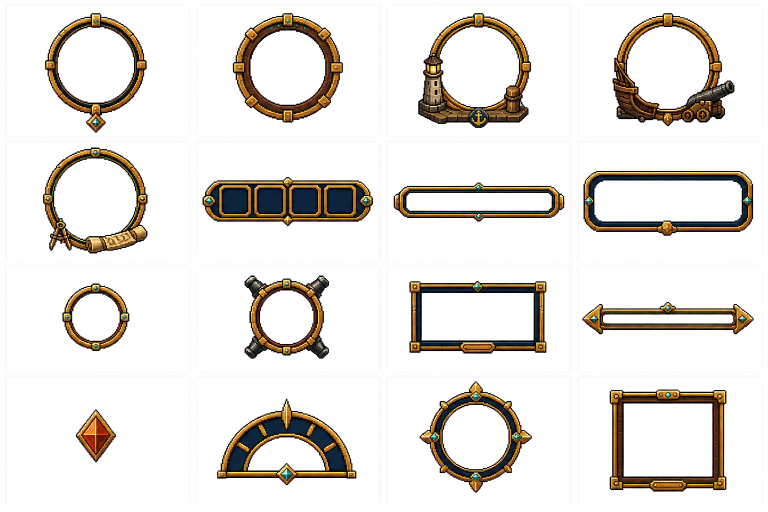
#> input picture ArtSource/Generated/UI/v02/ui_chrome_atlas_alpha_v02.png, 1536 x 1024 px (shown at 1/2 size)
$ python SliceGeneratedUiAtlases.py
#> lines starting #> are read from the running program, lines starting #| are printed output that depends on the picture
"""Reproducibly slice approved ImageGen UI atlases into Unity-ready alpha PNGs."""

from collections import deque
from pathlib import Path
from PIL import Image, ImageDraw


ROOT = Path(__file__).resolve().parents[1]
SOURCE = ROOT / "ArtSource" / "Generated" / "UI" / "v02"
OUTPUT = ROOT / "Assets" / "Desktopirates" / "Resources" / "Textures" / "UI" / "ConceptV02"


def entry(name: str, width: int, height: int):
    return name, (width, height)


ATLASES = (
    (
        "ui_chrome_atlas_alpha_v02.png", 4, 4, "Chrome", True,
        (
            entry("menu_circle_frame", 128, 128), entry("cargo_panel_frame", 384, 384),
            entry("port_panel_frame", 384, 384), entry("shipyard_panel_frame", 512, 512),
            entry("map_panel_frame", 512, 512), entry("hud_dashboard_frame", 512, 128),
            entry("notification_pill", 512, 80), entry("service_button", 512, 112),
            entry("item_slot_frame", 128, 128), entry("cannon_hardpoint_frame", 128, 128),
            entry("tab_frame", 320, 80), entry("slider_rail", 512, 64),
            entry("slider_knob", 64, 64), entry("compass_arc", 512, 192),
            entry("radial_hub", 160, 160), entry("tooltip_card", 384, 256),
        ),
    ),
    (
        "ui_icons_atlas_alpha_v02.png", 5, 4, "Icons", False,
        tuple(entry(name, 128, 128) for name in (
            "marker_enemy", "marker_wreck", "marker_treasure", "marker_port", "marker_player",
            "menu_map", "menu_inventory", "menu_save", "menu_exit", "menu_back",
            "menu_volume", "menu_size", "item_timber", "item_canvas", "item_iron",
            "item_gear", "item_chart", "item_relic", "camera_rotate", "auto_dock",
        )),
    ),
    (
        "ui_port_systems_atlas_alpha_v02.png", 5, 4, "Port", False,
        tuple(entry(name, 128, 128) for name in (
            "repair", "supplies", "propulsion", "shipyard", "sail",
            "capacity", "engine_upgrade", "armor", "turning", "gun_upgrade",
            "hire_crew", "hardpoint_empty", "hardpoint_cannon", "hull_schematic", "gun_deck",
            "systems", "telegraph_stop", "telegraph_slow", "telegraph_half", "telegraph_full",
        )),
    ),
    (
        "ui_navigation_atlas_alpha_v02.png", 4, 3, "Navigation", False,
        (
            entry("time_morning", 128, 128), entry("time_noon", 128, 128),
            entry("time_evening", 128, 128), entry("time_night", 128, 128),
            entry("speed_inactive", 64, 64), entry("speed_active", 64, 64),
            entry("speed_needle", 64, 128), entry("compass_north", 128, 128),
            entry("status_hull", 96, 96), entry("status_gold", 96, 96),
            entry("status_crew", 96, 96), entry("status_load", 96, 96),
        ),
    ),
)


def remove_near_white(image: Image.Image) -> Image.Image:
    pixels = image.load()
    for y in range(image.height):
        for x in range(image.width):
            red, green, blue, alpha = pixels[x, y]
            border = x < 8 or y < 8 or x >= image.width - 8 or y >= image.height - 8
            near_white = min(red, green, blue) >= 220 and max(red, green, blue) - min(red, green, blue) <= 12
            if alpha and (border or near_white):
                pixels[x, y] = (red, green, blue, 0)
    return image


def keep_largest_component(image: Image.Image) -> Image.Image:
    alpha = image.getchannel("A")
    width, height = image.size
    visible = bytearray(1 if value > 24 else 0 for value in alpha.getdata())
    visited = bytearray(width * height)
    largest = []
    for start in range(width * height):
        if not visible[start] or visited[start]:
            continue
        component = []
        queue = deque((start,))
        visited[start] = 1
        while queue:
            index = queue.popleft()
            component.append(index)
            x, y = index % width, index // width
            for neighbor in (index - 1, index + 1, index - width, index + width):
                if neighbor < 0 or neighbor >= width * height or visited[neighbor] or not visible[neighbor]:
                    continue
                nx, ny = neighbor % width, neighbor // width
                if abs(nx - x) + abs(ny - y) != 1:
                    continue
                visited[neighbor] = 1
                queue.append(neighbor)
        if len(component) > len(largest):
            largest = component
    keep = bytearray(width * height)
    for index in largest:
        keep[index] = 1
    pixels = image.load()
    for index, allowed in enumerate(keep):
        if not allowed:
            x, y = index % width, index // width
            red, green, blue, _ = pixels[x, y]
            pixels[x, y] = (red, green, blue, 0)
    return image


def trim_and_fit(image: Image.Image, size: tuple[int, int], padding: int = 4, center_fifth: bool = False) -> Image.Image:
    alpha = image.getchannel("A")
    bounds = alpha.getbbox()
    if bounds is None:
        raise RuntimeError("Generated atlas cell contains no visible pixels")
    image = image.crop(bounds)
    if center_fifth:
        fifth = image.width / 5
        image = image.crop((round(fifth * 2), 0, round(fifth * 3), image.height))
    target_width, target_height = size
    inner_width = max(1, target_width - padding * 2)
    inner_height = max(1, target_height - padding * 2)
    scale = min(inner_width / image.width, inner_height / image.height)
    fitted = image.resize(
        (max(1, round(image.width * scale)), max(1, round(image.height * scale))),
        Image.Resampling.NEAREST,
    )
    canvas = Image.new("RGBA", size, (0, 0, 0, 0))
    canvas.alpha_composite(fitted, ((target_width - fitted.width) // 2, (target_height - fitted.height) // 2))
    return canvas


def slice_atlas(source_name, columns, rows, folder, clean_white, entries):
#> called with source_name = 'ui_chrome_atlas_alpha_v02.png', columns = 4, rows = 4, folder = 'Chrome', clean_white = True
    source = Image.open(SOURCE / source_name).convert("RGBA")
#> source is the input picture: PIL image 1536x1024 RGBA; mean R, G, B, A 41.9, 38, 33.4, 66.6
    destination = OUTPUT / folder
    destination.mkdir(parents=True, exist_ok=True)
    if len(entries) != columns * rows:
        raise ValueError(f"{source_name}: grid and entry count differ")
    for index, (name, size) in enumerate(entries):
        column, row = index % columns, index // columns
        left = round(column * source.width / columns)
        right = round((column + 1) * source.width / columns)
        top = round(row * source.height / rows)
        bottom = round((row + 1) * source.height / rows)
        cell = source.crop((left, top, right, bottom))
        if clean_white:
            cell = keep_largest_component(remove_near_white(cell))
        result = trim_and_fit(cell, size, center_fifth=name in ("speed_inactive", "speed_active"))
        result.save(destination / f"{name}_v02.png", optimize=True)
#> this loop made 16 passes
#> bounds in trim_and_fit on passes 1 to 12: (90, 26, 294, 248), (81, 26, 302, 246), (68, 26, 295, 248), (73, 26, 317, 248), (86, 39, 295, 248), (21, 98, 362, 197), (19, 109, 361, 188), (15, 85, 355, 216), (124, 55, 259, 190), (105, 39, 274, 206), (50, 50, 325, 196), (12, 92, 356, 157)
#> pass 1, in slice_atlas, `cell = source.crop((left, top, right, bottom))`:
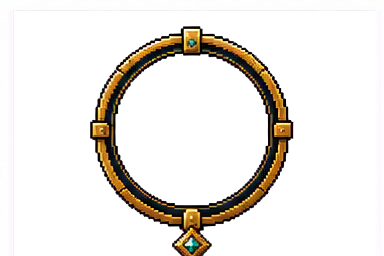
#> cell: PIL image 384x256 RGBA; mean R, G, B, A 36.6, 32.7, 28.1, 56.2; transparent parts drawn white
#> pass 1, in keep_largest_component, `alpha = image.getchannel("A")`:
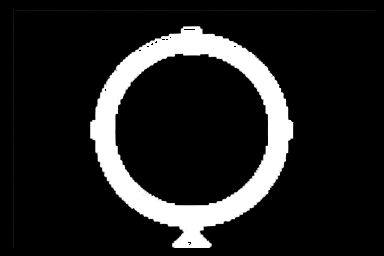
#> alpha: PIL image 384x256 L; min 0, max 255, mean 32.8
#> after the loop:
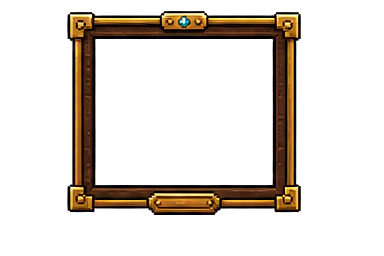
#> cell: PIL image 384x256 RGBA; mean R, G, B, A 42.9, 36.4, 30.1, 48.4; transparent parts drawn white
#> after the loop:
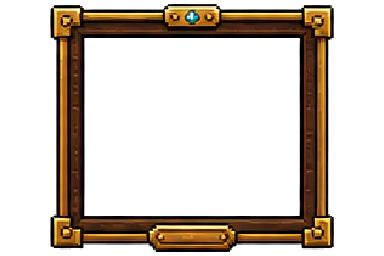
#> result: PIL image 384x256 RGBA; mean R, G, B, A 25.7, 16.4, 7.1, 71.2; transparent parts drawn white


def main():
    for atlas in ATLASES:
        slice_atlas(*atlas)
    surface_path = ROOT / "Assets" / "Desktopirates" / "Resources" / "Textures" / "UI" / "Surfaces" / "hud_chartwood_navy_v01.png"
    surface = Image.open(surface_path).convert("RGBA").resize((512, 512), Image.Resampling.NEAREST)
    mask = Image.new("L", (512, 512), 0)
    ImageDraw.Draw(mask).ellipse((8, 8, 503, 503), fill=255)
    surface.putalpha(mask)
    (OUTPUT / "Chrome").mkdir(parents=True, exist_ok=True)
    surface.save(OUTPUT / "Chrome" / "panel_fill_v02.png", optimize=True)
    button = Image.open(surface_path).convert("RGBA").resize((512, 112), Image.Resampling.NEAREST)
    button_mask = Image.new("L", button.size, 0)
    ImageDraw.Draw(button_mask).rounded_rectangle((3, 3, 508, 108), radius=30, fill=255)
    button.putalpha(button_mask)
    button.save(OUTPUT / "Chrome" / "button_fill_v02.png", optimize=True)
    print(f"Wrote {2 + sum(len(atlas[-1]) for atlas in ATLASES)} UI textures to {OUTPUT}")


if __name__ == "__main__":
#> (the run stopped early here; a loop or call above may not have finished)
